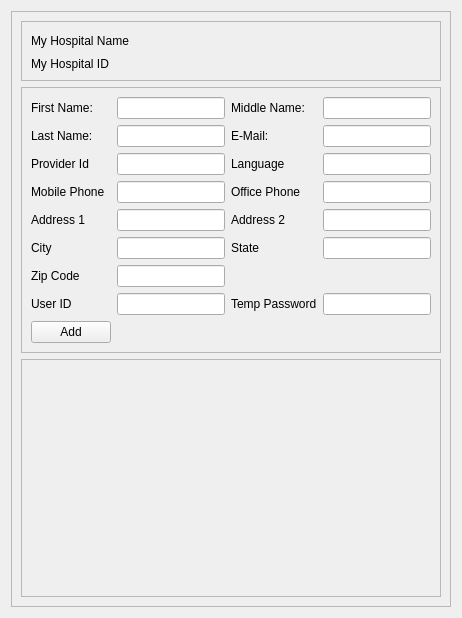
                <widget class="QWidget" name="addDoctorTab">
                 <attribute name="title">
                  <string>Add Doctor</string>
                 </attribute>
                 <layout class="QVBoxLayout" name="verticalLayout_13">
                  <item>
                   <widget class="QFrame" name="frame_13">
                    <property name="frameShape">
                     <enum>QFrame::StyledPanel</enum>
                    </property>
                    <property name="frameShadow">
                     <enum>QFrame::Raised</enum>
                    </property>
                    <layout class="QVBoxLayout" name="verticalLayout_12" stretch="0,0,0">
                     <item>
                      <widget class="QFrame" name="frame_11">
                       <property name="frameShape">
                        <enum>QFrame::StyledPanel</enum>
                       </property>
                       <property name="frameShadow">
                        <enum>QFrame::Raised</enum>
                       </property>
                       <layout class="QGridLayout" name="gridLayout_5" columnstretch="1,3,8">
                        <item row="1" column="0">
                         <widget class="QLabel" name="addHospitalAdminIDLabel_3">
                          <property name="text">
                           <string>My Hospital ID</string>
                          </property>
                         </widget>
                        </item>
                        <item row="0" column="0">
                         <widget class="QLabel" name="addHospitalAdminNameLabel_3">
                          <property name="text">
                           <string>My Hospital Name</string>
                          </property>
                         </widget>
                        </item>
                        <item row="0" column="1">
                         <widget class="QLabel" name="addDoctorMyHospitalNameLabel">
                          <property name="text">
                           <string/>
                          </property>
                         </widget>
                        </item>
                        <item row="1" column="1">
                         <widget class="QLabel" name="addDoctorMyHospitalIDLabel">
                          <property name="text">
                           <string/>
                          </property>
                         </widget>
                        </item>
                        <item row="0" column="2">
                         <spacer name="horizontalSpacer_3">
                          <property name="orientation">
                           <enum>Qt::Horizontal</enum>
                          </property>
                          <property name="sizeHint" stdset="0">
                           <size>
                            <width>40</width>
                            <height>20</height>
                           </size>
                          </property>
                         </spacer>
                        </item>
                       </layout>
                      </widget>
                     </item>
                     <item>
                      <widget class="QFrame" name="frame_12">
                       <property name="frameShape">
                        <enum>QFrame::StyledPanel</enum>
                       </property>
                       <property name="frameShadow">
                        <enum>QFrame::Raised</enum>
                       </property>
                       <layout class="QGridLayout" name="gridLayout_6">
                        <item row="0" column="0">
                         <widget class="QLabel" name="FirstNameLabel2_16">
                          <property name="text">
                           <string>First Name:</string>
                          </property>
                         </widget>
                        </item>
                        <item row="5" column="1">
                         <widget class="QLineEdit" name="addDoctorCity">
                          <property name="text">
                           <string/>
                          </property>
                         </widget>
                        </item>
                        <item row="2" column="3">
                         <widget class="QLineEdit" name="addDoctorLanguage">
                          <property name="text">
                           <string/>
                          </property>
                         </widget>
                        </item>
                        <item row="5" column="2">
                         <widget class="QLabel" name="LastNameLabel2_24">
                          <property name="text">
                           <string>State</string>
                          </property>
                         </widget>
                        </item>
                        <item row="1" column="2">
                         <widget class="QLabel" name="LastNameLabel2_19">
                          <property name="text">
                           <string>E-Mail:</string>
                          </property>
                         </widget>
                        </item>
                        <item row="0" column="1">
                         <widget class="QLineEdit" name="addDoctorFirstName">
                          <property name="text">
                           <string/>
                          </property>
                         </widget>
                        </item>
                        <item row="0" column="3">
                         <widget class="QLineEdit" name="addDoctorMiddleName">
                          <property name="text">
                           <string/>
                          </property>
                         </widget>
                        </item>
                        <item row="2" column="2">
                         <widget class="QLabel" name="LastNameLabel2_22">
                          <property name="text">
                           <string>Language</string>
                          </property>
                         </widget>
                        </item>
                        <item row="2" column="1">
                         <widget class="QLineEdit" name="addDoctorProviderID">
                          <property name="text">
                           <string/>
                          </property>
                         </widget>
                        </item>
                        <item row="0" column="2">
                         <widget class="QLabel" name="FirstNameLabel2_15">
                          <property name="text">
                           <string>Middle Name:</string>
                          </property>
                         </widget>
                        </item>
                        <item row="6" column="0">
                         <widget class="QLabel" name="LastNameLabel2_25">
                          <property name="text">
                           <string>Zip Code</string>
                          </property>
                         </widget>
                        </item>
                        <item row="1" column="1">
                         <widget class="QLineEdit" name="addDoctorLastName">
                          <property name="text">
                           <string/>
                          </property>
                         </widget>
                        </item>
                        <item row="3" column="1">
                         <widget class="QLineEdit" name="addDoctorMobile">
                          <property name="text">
                           <string/>
                          </property>
                         </widget>
                        </item>
                        <item row="8" column="1">
                         <widget class="QLabel" name="addDoctorStatusLabel2">
                          <property name="text">
                           <string/>
                          </property>
                         </widget>
                        </item>
                        <item row="7" column="2">
                         <widget class="QLabel" name="DOB2_9">
                          <property name="text">
                           <string>Temp Password</string>
                          </property>
                         </widget>
                        </item>
                        <item row="4" column="1">
                         <widget class="QLineEdit" name="addDoctorAddress1">
                          <property name="text">
                           <string/>
                          </property>
                         </widget>
                        </item>
                        <item row="1" column="3">
                         <widget class="QLineEdit" name="addDoctorEmail">
                          <property name="text">
                           <string/>
                          </property>
                         </widget>
                        </item>
                        <item row="2" column="0">
                         <widget class="QLabel" name="LastNameLabel2_21">
                          <property name="text">
                           <string>Provider Id</string>
                          </property>
                         </widget>
                        </item>
                        <item row="4" column="2">
                         <widget class="QLabel" name="FirstNameLabel2_18">
                          <property name="text">
                           <string>Address 2</string>
                          </property>
                         </widget>
                        </item>
                        <item row="4" column="3">
                         <widget class="QLineEdit" name="addDoctorAddress2">
                          <property name="text">
                           <string/>
                          </property>
                         </widget>
                        </item>
                        <item row="5" column="3">
                         <widget class="QLineEdit" name="addDoctorState">
                          <property name="text">
                           <string/>
                          </property>
                         </widget>
                        </item>
                        <item row="7" column="0">
                         <widget class="QLabel" name="DOB2_10">
                          <property name="text">
                           <string>User ID</string>
                          </property>
                         </widget>
                        </item>
                        <item row="8" column="0">
                         <widget class="QPushButton" name="addHospitalAdminAddButton_3">
                          <property name="text">
                           <string>Add</string>
                          </property>
                         </widget>
                        </item>
                        <item row="3" column="3">
                         <widget class="QLineEdit" name="addDoctorOfficePhone">
                          <property name="text">
                           <string/>
                          </property>
                         </widget>
                        </item>
                        <item row="7" column="3">
                         <widget class="QLineEdit" name="addHospitalAdminTempPassword_3">
                          <property name="text">
                           <string/>
                          </property>
                         </widget>
                        </item>
                        <item row="7" column="1">
                         <widget class="QLineEdit" name="addHospitalAdminUserID_3">
                          <property name="text">
                           <string/>
                          </property>
                         </widget>
                        </item>
                        <item row="3" column="2">
                         <widget class="QLabel" name="LastNameLabel2_18">
                          <property name="text">
                           <string>Office Phone</string>
                          </property>
                         </widget>
                        </item>
                        <item row="4" column="0">
                         <widget class="QLabel" name="FirstNameLabel2_17">
                          <property name="text">
                           <string>Address 1</string>
                          </property>
                         </widget>
                        </item>
                        <item row="5" column="0">
                         <widget class="QLabel" name="LastNameLabel2_23">
                          <property name="text">
                           <string>City</string>
                          </property>
                         </widget>
                        </item>
                        <item row="6" column="1">
                         <widget class="QLineEdit" name="addDoctorZIP">
                          <property name="text">
                           <string/>
                          </property>
                         </widget>
                        </item>
                        <item row="3" column="0">
                         <widget class="QLabel" name="LastNameLabel2_17">
                          <property name="text">
                           <string>Mobile Phone</string>
                          </property>
                         </widget>
                        </item>
                        <item row="1" column="0">
                         <widget class="QLabel" name="LastNameLabel2_20">
                          <property name="text">
                           <string>Last Name:</string>
                          </property>
                         </widget>
                        </item>
                       </layout>
                      </widget>
                     </item>
                     <item>
                      <widget class="QFrame" name="frame_14">
                       <property name="frameShape">
                        <enum>QFrame::StyledPanel</enum>
                       </property>
                       <property name="frameShadow">
                        <enum>QFrame::Raised</enum>
                       </property>
                       <layout class="QVBoxLayout" name="verticalLayout_14">
                        <item>
                         <spacer name="verticalSpacer_2">
                          <property name="orientation">
                           <enum>Qt::Vertical</enum>
                          </property>
                          <property name="sizeHint" stdset="0">
                           <size>
                            <width>20</width>
                            <height>218</height>
                           </size>
                          </property>
                         </spacer>
                        </item>
                       </layout>
                      </widget>
                     </item>
                    </layout>
                   </widget>
                  </item>
                 </layout>
                </widget>
